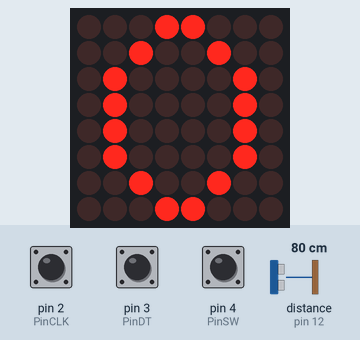
This sketch was run on a simulated Arduino Uno, built with avr-gcc and run on an emulated ATmega328P. On the bench: 8×8 LED matrix. The inputs (shaded band) are chosen by the test bench; at power-on: pin 2 (PinCLK) LOW, pin 3 (PinDT) HIGH, pin 4 (PinSW) HIGH, distance to the obstacle (sensor on pin 12) 80 cm. The echo pulse lasts 58.3 µs per cm; what the sketch prints to the serial monitor is not drawn.

Above: at 2.2 s.
2.3 s: pin 2 (PinCLK) pulsed HIGH 5 times (0.12 s each, 0.3 s apart)
At 3.22 s:
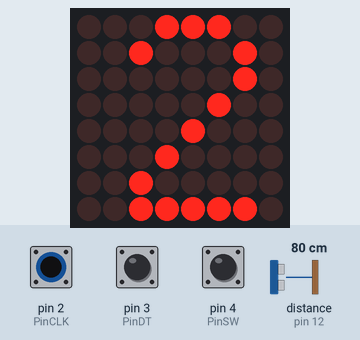
At 4.4 s:
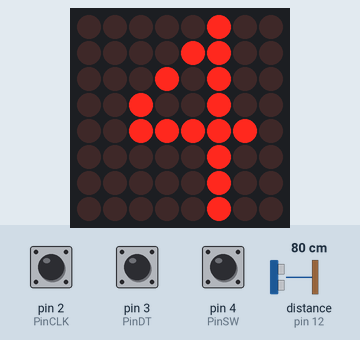
8.3 s: pin 2 (PinCLK) pulsed HIGH 2 times (0.12 s each, 0.3 s apart)
At 9.5 s:
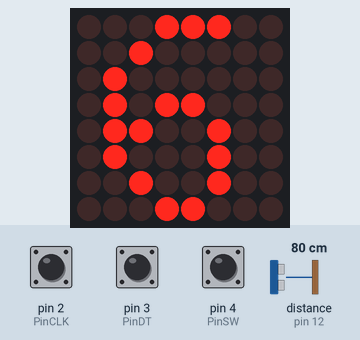
Timing chart, 0 to 11.3 s (numbered marks = the images above; inputs shaded):
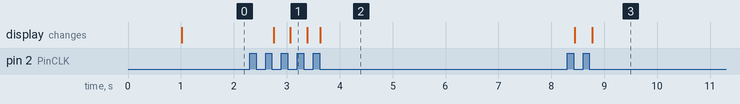

Measured:
- after the input at 2.3 s, the display: first changes after 0.45 s (image 1 shows a later state)
- after the input at 8.3 s, the display: first changes after 0.15 s (image 3 shows a later state)

The sketch:

DistantControllerAr.ino
```cpp
//www.elegoo.com
//2016.12.08
#include "SR04.h" //ultrasound sensor
#include "LedControl.h" //matrix led module
//ultrasould module
  #define TRIG_PIN 12
  #define ECHO_PIN 11
  SR04 sr04 = SR04(ECHO_PIN,TRIG_PIN);

//rotory encoder:
  const int PinCLK=2;   // Generating interrupts using CLK signal
  const int PinDT=3;    // Reading DT signal
  const int PinSW=4;    // Reading Push Button switch
  //for rotory encoder:
  volatile boolean TurnDetected;  // need volatile for Interrupts
  volatile boolean rotationdirection;  // CW or CCW rotation
  int PrevPosition;
  int RotaryPosition = 0;

//led matrix:
  LedControl lc=LedControl(10,8,9,1);
  /* we always wait a bit between updates of the display */
  unsigned long delaytime1=500;
  unsigned long delaytime2=50;

  const uint64_t NUMBERS[] = { //all numbers for the led matrix
  0x1824424242422418,//zero
  0x2020202024283020,//one
  0x7c04081020404438,//two
  0x1c2020201c20201c,//three
  0x2020207c24283020,//four
  0x182420203c04043c,//five
  0x182422261a020438,//six
  0x040404080810203e,//seven
  0x1824242418242418,//eight
  0x1820202038242438//nine
  };
  const int IMAGES_LEN = sizeof(NUMBERS)/8;

long a;

// Interrupt routine runs if CLK goes from HIGH to LOW for rotory encoder
void isr ()  {
  delay(4);  // delay for Debouncing
  if (digitalRead(PinCLK))
    rotationdirection= digitalRead(PinDT);
  else
    rotationdirection= !digitalRead(PinDT);
  TurnDetected = true;
}

void setup() {
  //rotory encoder:
    pinMode(PinCLK,INPUT);
    pinMode(PinDT,INPUT);
    pinMode(PinSW,INPUT);
    digitalWrite(PinSW, HIGH); // Pull-Up resistor for switch
    attachInterrupt (0,isr,FALLING); // interrupt 0 always connected to pin 2 on Arduino UNO

  //matrix module:
      /*
    The MAX72XX is in power-saving mode on startup,
    we have to do a wakeup call
    */
    lc.shutdown(0,false);
    /* Set the brightness to a medium values */
    lc.setIntensity(0,8);
    /* and clear the display */
    lc.clearDisplay(0);

  Serial.begin(9600);
  delay(1000);
}

//number display on matrix leg
void displaymatrix(uint64_t number) {
  for (int i = 0; i < 8; i++) {
    byte row = (number >> i * 8) & 0xFF;
    for (int j = 0; j < 8; j++) {
      lc.setLed(0, i, j, bitRead(row, j));
    }
  }
}

void loop() {
  //rotory encoder:
  if (!(digitalRead(PinSW))) {   // check if button is pressed
    if (RotaryPosition == 0) {  // check if button was already pressed
    } else {
        RotaryPosition=0; // Reset position to ZERO
      }
  }

  if (TurnDetected)  {
    PrevPosition = RotaryPosition; // Save previous position in variable
    if(PrevPosition < 0){
      PrevPosition = 0;
      RotaryPosition = 0;
    }
    if(PrevPosition > 9){
      PrevPosition = 9;
      RotaryPosition = 9;
    }
    if (rotationdirection) {
      RotaryPosition=RotaryPosition-1;} // decrase Position by 1
    else {
      RotaryPosition=RotaryPosition+1;} // increase Position by 1

    TurnDetected = false;  // do NOT repeat IF loop until new rotation detected
  }
  displaymatrix(NUMBERS[PrevPosition]); //update matrixled
  a=sr04.Distance();
  Serial.print(a);
  Serial.println("cm");
  //matrixled:


}
```
